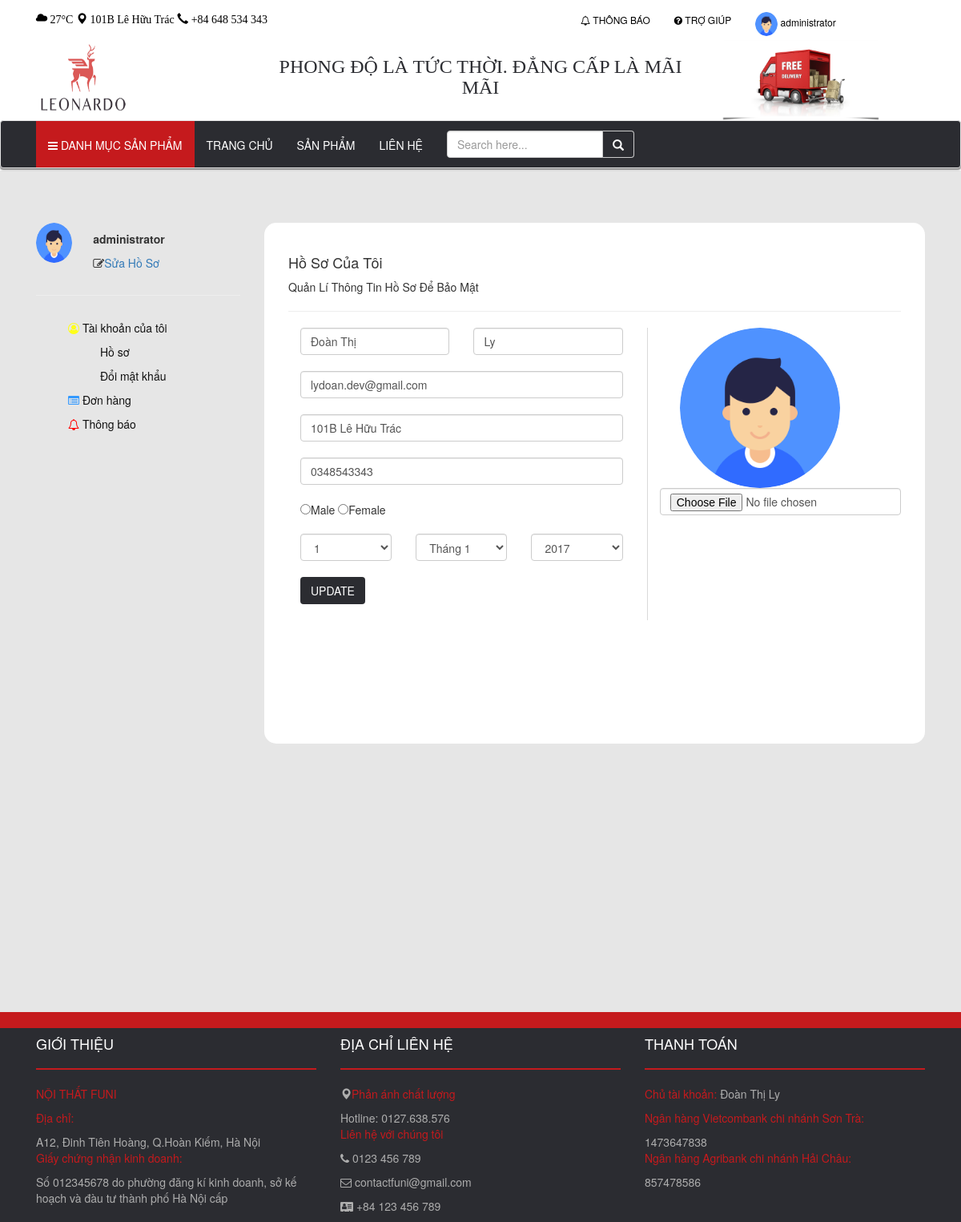
The page /profile.php (signed in) on the database its author committed.
### tables this page shows
CREATE TABLE `users`(
	`username` VARCHAR(50) NOT NULL PRIMARY KEY,
	`password` VARCHAR(255) NOT NULL,
	`avatar_url` VARCHAR(255),
	`first_name` VARCHAR(50) NOT NULL,
	`last_name` VARCHAR(50) NOT NULL,
	`birthday` DATE,
	`gender` VARCHAR(10),
	`email` VARCHAR(100),
	`address` VARCHAR(100),
	`phone` VARCHAR(11),
	`creation_date` DATETIME,
	`u_role` VARCHAR(50) NOT NULL,
	`last_access` DATE,
	`is_active` BOOLEAN NOT NULL
);

### connectMySQL.php (called while the page is built, shortened)
<?php
	class user
	{
		function showInfo($connect, $username){
			$sql = "SELECT * FROM users WHERE username = '" . $username . "'";
			$result = $connect->query($sql);
			if ($result->num_rows > 0) {
				$row = $result->fetch_assoc();
				return $row;
			}
			return 0;
		}
	}
 ?>

### profile.php (the view, shortened to what this page needs)
<?php
	include "connectMySQL.php";
	$user = new user();
	$info = $user->showInfo($connect, $_SESSION['username']);
	function selectDay(){
		for ($i=1; $i <= 31; $i++) {
			echo "<option value='$i'>$i</option>";
		}
	}
	function selectYear(){
		for ($i=1; $i <= 100; $i++) {
			$year = 2018-$i;
			echo "<option value='$year'>$year</option>";
		}
	}
?>
<!DOCTYPE html>
<html>
<head>
	<link rel="stylesheet" href="https://maxcdn.bootstrapcdn.com/bootstrap/3.3.7/css/bootstrap.min.css">
	<link rel="stylesheet" href="https://cdnjs.cloudflare.com/ajax/libs/font-awesome/4.7.0/css/font-awesome.min.css">
	<link rel="stylesheet" type="text/css" href="style.css">
</head>
<body>
<?php include "header.php" ;
?>
<div class="profile">
	<div class="container">
		<div class="content">
			<div class="col-lg-3 col-md-3 col-sm-3 col-xs-3">
				<div class="acount">
					<div class="row">
						<div class="col-lg-3 col-md-3 col-sm-3 col-xs-3">
							<img src="<?php echo $avatar ?>">
						</div>
						<div class="col-lg-9 col-md-9 col-sm-9 col-xs-9">
							<p style="padding-top: 10px;"><b><?php echo $username; ?></b></p>
							<span><i class="fa fa-pencil-square-o "></i></span><a href="" style="text-decoration: none">Sửa Hồ Sơ</a>
						</div>
					</div>
				</div>
				<hr>
				<ul>
					<li class="dropdown">
						<a href="profile.php"><span><i class="fa  fa-user-circle-o" style="color: #ffff1a;"></i></span> Tài khoản của tôi</a>
	          <ul class="">
	            <li><a href="#profile" data-toggle="tab" aria-expanded="true" class="active">Hồ sơ</a></li>
	            <li><a href="#changePass" data-toggle="tab" aria-expanded="true">Đổi mật khẩu</a></li>
	          </ul>
					</li>
					<li><a href="#order" data-toggle="tab" aria-expanded="true"><span><i class="fa fa-list-alt" style="color: #3399ff;"></i></span> Đơn hàng</a></li>
					<li><a href="#" data-toggle="tab" aria-expanded="true"><span><i class="fa fa-bell-o" style="color: #ff0000;"></i></span> Thông báo</a></li>
				</ul>
			</div>
			<div class="col-lg-9 col-md-9 col-sm-9 col-xs-9">
				<div class="info">
					<div class="tab-content">
						<div id="profile" class="tab-pane active">
              <h4>Hồ Sơ Của Tôi</h4>
							Quản Lí Thông Tin Hồ Sơ Để Bảo Mật
							<hr>
							<form method="POST" action="" enctype="multipart/form-data">
								<div class="row">
									<div class="col-lg-7 col-md-7 col-sm-7 col-xs-7" style="border-right: 1px solid #d9d9d9;">
										<div class="col-lg-6 col-md-6 col-sm-6 col-xs-6 home">
											<input type="text" name="last_name" class="form-control" placeholder="Họ" value="<?php echo $info['last_name'] ;?>" required>
										</div>
										<div class="col-lg-6 col-md-6 col-sm-6 col-xs-6 home">
											<input type="text" name="first_name" class="form-control" placeholder="Tên" value="<?php echo $info['first_name'] ;?>" required>
										</div>
										<div class="col-lg-12 col-md-12 col-sm-12 col-xs-12 home">
											<input type="text" name="email" class="form-control" placeholder="Email" value="<?php echo $info['email'] ;?>" required>
										</div>
										<div class="col-lg-12 col-md-12 col-sm-12 col-xs-12 home">
											<input type="text" name="address" class="form-control" placeholder="Địa chỉ" value="<?php echo $info['address'] ;?>" required>
										</div>
										<div class="col-lg-12 col-md-12 col-sm-12 col-xs-12 home">
											<input type="text" name="phone" class="form-control" placeholder="Số điện thoại" value="<?php echo $info['phone'] ;?>" required>
										</div>
										<div class="col-lg-12 col-md-12 col-sm-12 col-xs-12 home">
											<input type="radio" name="gender" value="Male">Male
											<input type="radio" name="gender" value="Female">Female
										</div>
										<div class="col-lg-4 col-md-4 col-sm-4 col-xs-4 home">
											<select class="form-control" name="day">
											  <?php selectDay(); ?>
											</select>
										</div>
										<div class="col-lg-4 col-md-4 col-sm-4 col-xs-4 home">
											<select class="form-control" name="month">
											  <option value="1">Tháng 1</option>
											</select>
										</div>
										<div class="col-lg-4 col-md-4 col-sm-4 col-xs-4 home">
											<select class="form-control" name="year">
											  <?php selectYear(); ?>
											</select>
										</div>
										<div class="col-lg-12 col-md-12 col-sm-12 col-xs-12 home">
											<button class="btn" name="update">UPDATE</button>
										</div>
									</div>
									<div class="col-lg-5 col-md-5 col-sm-5 col-xs-5">
										<img class="avatar" src="<?php echo $info['avatar_url']; ?>">
										<input type="file" name="file" class="form-control home">
									</div>
								</div>
							</form>
          	</div>
					</div>
				</div>
			</div>
		</div>
	</div>
</div>
<?php include "footer.php" ;?>
</body>
</html>

### header.php (shortened to what this page needs)
<!DOCTYPE html>
<html lang="en">
<head>
  <link rel="stylesheet" href="https://maxcdn.bootstrapcdn.com/bootstrap/3.3.7/css/bootstrap.min.css">
  <link rel="stylesheet" href="https://cdnjs.cloudflare.com/ajax/libs/font-awesome/4.7.0/css/font-awesome.min.css">
  <link rel="stylesheet" type="text/css" href="style.css">
</head>
<body>
<?php
  $showUsername = "hidden";
  $username = "";
  if (isset($_SESSION['username'])) {
    $username = $_SESSION['username'];
    $avatar = $_SESSION['avatar_url'];
    $showUsername = "show";
  }
 ?>
<div id="header">
      <div class="header-top">
        <div class="container">
          <div class="header-left col-lg-5 col-md-5 col-sm-6 col-xs-6">
            <div class="info">
              <span>
              <i class="glyphicon glyphicon-cloud"></i>
              27°C
              </span>
              <span>
                <i class="glyphicon glyphicon-map-marker"></i>
                101B Lê Hữu Trác
              </span>
              <span>
                <i class="glyphicon glyphicon-earphone"></i>
                +84 648 534 343
              </span>
            </div>
          </div>
          <div class="header-right col-lg-5 col-md-6 col-sm-6 col-xs-6">
            <ul class="nav navbar-nav">
              <li>
                <a href="" data-toggle="modal" data-target="#dangki"><span><i class="fa fa-bell-o "></i></span> THÔNG BÁO </a>
              </li>
              <li>
                <a href="" data-toggle="modal" data-target="#dangki">
                  <span>
                    <i class="fa fa-question-circle  "></i>
                  </span>TRỢ GIÚP
                </a>
              </li>
              <li class="dropdown" class="<?php echo $showUsername;?>">
                  <a href="#" id="user" class="<?php echo $showUsername;?> ?>" data-toggle="dropdown">
                    <img class="img-circle" width="15" height="15" src="<?php echo $avatar ?>">
                    <?php echo $username; ?>
                  </a>
              </li>
            </ul>
          </div>
        </div>
      </div>
      <div class="header-content">
        <div class="container">
          <div class="col-lg-3 col-md-3 col-sm-3 col-xs-6 logo">
            <img src="Image/logo.png" width="120px" height="100px">
          </div>
          <div class="solugan col-lg-6 col-md-6 col-sm-6 col-xs-6">
            <h3>PHONG ĐỘ LÀ TỨC THỜI. ĐẲNG CẤP LÀ MÃI MÃI</h3>
          </div>
          <div class="col-lg-3 col-md-3 col-sm-3 col-xs-0 ship" style="float: left;">
            <img src="Image/ship.png" width="200px" height="100px">
          </div>
        </div>
      </div>
      <div class="header-menu text-uppercase" id="myMenu">
        <nav class="navbar navbar-default">
          <div class="container">
            <div class="collapse navbar-collapse" id="myNavbar">
              <ul class="nav navbar-nav">
                <li class="dropdown" >
                  <a href="#" id="category" class="dropdown-toggle" data-toggle="dropdown"><span class="fa fa-bars "></span>  DANH MỤC SẢN PHẨM</a>
                </li>
                <li><a href="#">TRANG CHỦ</span></a></li>
                <li><a href="#">SẢN PHẨM </a></li>
                <li><a href="#">LIÊN HỆ </span></a></li>
                <li>
                <form method="post" class="navbar-form">
                  <div class="input-group search-box">
                    <input type="text" class="form-control" placeholder="Search here...">
                    <span class="input-group-addon btn btn-primary"> <i class="glyphicon glyphicon-search"></i> </span>
                  </div>
                </form>
              </li>
              </ul>
            </div>
          </div>
        </nav>
      </div>
</div>
</body>
</html>

### footer.php (shortened to what this page needs)
<!DOCTYPE html>
<html>
<head>
	<link rel="stylesheet" type="text/css" href="style.css">
</head>
<body>
	<div class="before-footer">
	</div>
	<div class="footer">
		<div class="container">
			<div class="col-lg-4 col-md-4 col-sm-6 col-xs-6">
				<h4>GIỚI THIỆU</h4>
				<hr>
				<p class="title">NỘI THẤT FUNI</p>
				<p class="title">Địa chỉ: </p><span>A12, Đinh Tiên Hoàng, Q.Hoàn Kiếm, Hà Nội</span>
				<p class="title">Giấy chứng nhận kinh doanh: </p><span>Số 012345678 do phường đăng kí kinh doanh, sở kế hoạch và đàu tư thành phố Hà Nội cấp</span>
			</div>
			<div class="col-lg-4 col-md-4 col-sm-6 col-xs-6">
				<h4>ĐỊA CHỈ LIÊN HỆ</h4>
				<hr>
				<p class="title"><span><i class="glyphicon glyphicon-map-marker"></i></span>Phản ánh chất lượng</p><span><a href="#">Hotline: 0127.638.576</a></span> <br>
				<p class="title">Liên hệ với chúng tôi </p>
				<p><a href="#"><span><i class="fa fa-phone"></i></span> 0123 456 789</a></p>
				<p><a href="#"><span><i class="fa fa-envelope-o "></i></span> contactfuni@gmail.com</a></p>
				<p><a href="#"><span><i class="fa fa-address-card "></i></span> +84 123 456 789</a></p>
			</div>
			<div class="col-lg-4 col-md-4 col-sm-6 col-xs-6">
				<h4>THANH TOÁN</h4>
				<hr>
				<p class="title">Chủ tài khoản: <span>Đoàn Thị Ly</span></p>
				<p class="title">Ngân hàng Vietcombank chi nhánh Sơn Trà: </p><span>1473647838</span>
				<p class="title">Ngân hàng Agribank chi nhánh Hải Châu: </p><span>857478586</span>
			</div>
		</div>
	</div>
</body>
</html>

### style.css (style rules this page uses)
.home { margin-bottom: 20px; }
.btn { background: #2b2c31; color: #FFFFFF; }
#header { height: 132px; width: 100%; z-index:999; left:0; top:0; position: absolute; }
.header-top { height: 50px; }
.header-top .header-left { color: black; font-family:'Montserrat'; }
.header-top li { height: 100%; }
.header-menu .navbar { height: 60px; background: #2b2c31; box-shadow: 0 2px 2px 0px rgba(0,0,0,0.5); }
.navbar .navbar-nav li a { height: 58px; line-height: 30px; }
.navbar-default { background-color: black; }
.header-left { float: left; height: 50px; line-height: 50px; color: #111; }
.header-left .info { height: 100%; line-height: 100%; }
.header-right li a { color: #11111; }
.header-right a { color: black; font-size: 12px; }
.header-right { float: right; line-height: 50px; height: 50px; }
.info { margin-top: 15px; }
.header-menu .navbar-nav li { color: #111111; font-weight: 5px; }
.header-menu .navbar-nav { background: #2b2c31; }
.search-box { clear: both; }
.navbar-default .navbar-nav>li>a { color: #fff; }
#category { background: #c51a1d; }
.search-box { margin-top: 4px; }
.solugan h3 { text-align: center; font-family: Ubunu; color: #2b2c31; }
.header-right .nav>li>a>img { -webkit-border-radius:100%; -moz-border-radius:100%; border-radius:100%; -webkit-transform:translateZ(0); -moz-transform:translateZ(0); -ms-transform:translateZ(0); -o-transform:translateZ(0); width: 28px; height: 30px; }
.content { margin-top: 210px; height: 1000px; }
.profile { margin-top: 213px; background: #e6e6e6; }
.profile ul { list-style: none; }
.profile ul a { color: #111; }
.profile ul li { padding-top: 10px; }
.profile .content { margin-top: 50px; }
.profile .acount { margin-bottom: 30px; margin-top: 15px; }
.profile .info { padding: 30px; background: #fff; height: 650px; margin-bottom: 50px; border-radius: 15px; }
.acount img { -webkit-border-radius:100%; -moz-border-radius:100%; border-radius:100%; -webkit-transform:translateZ(0); -moz-transform:translateZ(0); -ms-transform:translateZ(0); -o-transform:translateZ(0); width:70px; height: 75px; margin-top: 0px; }
.info .avatar { -webkit-border-radius:100%; -moz-border-radius:100%; border-radius:100%; -webkit-transform:translateZ(0); -moz-transform:translateZ(0); -ms-transform:translateZ(0); -o-transform:translateZ(0); width:245px; height: 250px; margin-left: 25px; }
.before-footer { height: 20px; background: #c51a1d; }
.footer { background: #2b2c31; }
.footer a { color: #adadad; text-decoration: none; }
.footer h4 { color: #ffff; }
.footer span { color: #adadad; }
.footer hr { border: 1px solid #c51a1d; }
.title { color: #c51a1d; font-weight: 5px; }
@media screen and (max-width: 1200px) { .acount img { width: 45px; height: 50px; } }
@media screen and (max-width: 1200px) { .info .avatar { width: 200px; height: 200px; } }

### rows shown on the page
users: last_name "Đoàn Thị", first_name "Ly", email "lydoan.dev@gmail.com", address "101B Lê Hữu Trác", phone "0348543343", avatar_url (picture)

### other values the page prints
$username "administrator"
form field day "1"
form field year "2017"
